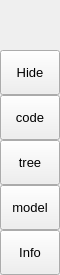
        <widget class="QFrame" name="leftMenuBg">
         <property name="minimumSize">
          <size>
           <width>60</width>
           <height>0</height>
          </size>
         </property>
         <property name="maximumSize">
          <size>
           <width>60</width>
           <height>16777215</height>
          </size>
         </property>
         <property name="frameShape">
          <enum>QFrame::NoFrame</enum>
         </property>
         <property name="frameShadow">
          <enum>QFrame::Raised</enum>
         </property>
         <layout class="QVBoxLayout" name="verticalLayout_3">
          <property name="spacing">
           <number>0</number>
          </property>
          <property name="leftMargin">
           <number>0</number>
          </property>
          <property name="topMargin">
           <number>0</number>
          </property>
          <property name="rightMargin">
           <number>0</number>
          </property>
          <property name="bottomMargin">
           <number>0</number>
          </property>
          <item>
           <widget class="QFrame" name="topLogoInfo">
            <property name="minimumSize">
             <size>
              <width>0</width>
              <height>50</height>
             </size>
            </property>
            <property name="maximumSize">
             <size>
              <width>16777215</width>
              <height>50</height>
             </size>
            </property>
            <property name="frameShape">
             <enum>QFrame::NoFrame</enum>
            </property>
            <property name="frameShadow">
             <enum>QFrame::Raised</enum>
            </property>
            <widget class="QFrame" name="topLogo">
             <property name="geometry">
              <rect>
               <x>10</x>
               <y>5</y>
               <width>42</width>
               <height>42</height>
              </rect>
             </property>
             <property name="minimumSize">
              <size>
               <width>42</width>
               <height>42</height>
              </size>
             </property>
             <property name="maximumSize">
              <size>
               <width>42</width>
               <height>42</height>
              </size>
             </property>
             <property name="frameShape">
              <enum>QFrame::NoFrame</enum>
             </property>
             <property name="frameShadow">
              <enum>QFrame::Raised</enum>
             </property>
            </widget>
            <widget class="QLabel" name="titleLeftApp">
             <property name="geometry">
              <rect>
               <x>70</x>
               <y>8</y>
               <width>160</width>
               <height>20</height>
              </rect>
             </property>
             <property name="font">
              <font>
               <family>Segoe UI Semibold</family>
               <pointsize>12</pointsize>
               <italic>false</italic>
               <bold>false</bold>
              </font>
             </property>
             <property name="text">
              <string>Birds</string>
             </property>
             <property name="alignment">
              <set>Qt::AlignLeading|Qt::AlignLeft|Qt::AlignTop</set>
             </property>
            </widget>
            <widget class="QLabel" name="titleLeftDescription">
             <property name="geometry">
              <rect>
               <x>70</x>
               <y>27</y>
               <width>160</width>
               <height>16</height>
              </rect>
             </property>
             <property name="maximumSize">
              <size>
               <width>16777215</width>
               <height>16</height>
              </size>
             </property>
             <property name="font">
              <font>
               <family>Segoe UI</family>
               <pointsize>8</pointsize>
               <italic>false</italic>
               <bold>false</bold>
              </font>
             </property>
             <property name="text">
              <string>Easy to find bugs</string>
             </property>
             <property name="alignment">
              <set>Qt::AlignLeading|Qt::AlignLeft|Qt::AlignTop</set>
             </property>
            </widget>
           </widget>
          </item>
          <item>
           <widget class="QFrame" name="leftMenuFrame">
            <property name="frameShape">
             <enum>QFrame::NoFrame</enum>
            </property>
            <property name="frameShadow">
             <enum>QFrame::Raised</enum>
            </property>
            <layout class="QVBoxLayout" name="verticalMenuLayout">
             <property name="spacing">
              <number>0</number>
             </property>
             <property name="leftMargin">
              <number>0</number>
             </property>
             <property name="topMargin">
              <number>0</number>
             </property>
             <property name="rightMargin">
              <number>0</number>
             </property>
             <property name="bottomMargin">
              <number>0</number>
             </property>
             <item>
              <widget class="QFrame" name="toggleBox">
               <property name="maximumSize">
                <size>
                 <width>16777215</width>
                 <height>45</height>
                </size>
               </property>
               <property name="frameShape">
                <enum>QFrame::NoFrame</enum>
               </property>
               <property name="frameShadow">
                <enum>QFrame::Raised</enum>
               </property>
               <layout class="QVBoxLayout" name="verticalLayout_4">
                <property name="spacing">
                 <number>0</number>
                </property>
                <property name="leftMargin">
                 <number>0</number>
                </property>
                <property name="topMargin">
                 <number>0</number>
                </property>
                <property name="rightMargin">
                 <number>0</number>
                </property>
                <property name="bottomMargin">
                 <number>0</number>
                </property>
                <item>
                 <widget class="QPushButton" name="toggleButton">
                  <property name="sizePolicy">
                   <sizepolicy hsizetype="Expanding" vsizetype="Fixed">
                    <horstretch>0</horstretch>
                    <verstretch>0</verstretch>
                   </sizepolicy>
                  </property>
                  <property name="minimumSize">
                   <size>
                    <width>0</width>
                    <height>45</height>
                   </size>
                  </property>
                  <property name="font">
                   <font>
                    <family>Segoe UI</family>
                    <pointsize>10</pointsize>
                    <italic>false</italic>
                    <bold>false</bold>
                   </font>
                  </property>
                  <property name="cursor">
                   <cursorShape>PointingHandCursor</cursorShape>
                  </property>
                  <property name="layoutDirection">
                   <enum>Qt::LeftToRight</enum>
                  </property>
                  <property name="styleSheet">
                   <string notr="true">background-image: url(:/icons/images/icons/icon_menu.png);</string>
                  </property>
                  <property name="text">
                   <string>Hide</string>
                  </property>
                 </widget>
                </item>
               </layout>
              </widget>
             </item>
             <item alignment="Qt::AlignTop">
              <widget class="QFrame" name="topMenu">
               <property name="frameShape">
                <enum>QFrame::NoFrame</enum>
               </property>
               <property name="frameShadow">
                <enum>QFrame::Raised</enum>
               </property>
               <layout class="QVBoxLayout" name="verticalLayout_8">
                <property name="spacing">
                 <number>0</number>
                </property>
                <property name="leftMargin">
                 <number>0</number>
                </property>
                <property name="topMargin">
                 <number>0</number>
                </property>
                <property name="rightMargin">
                 <number>0</number>
                </property>
                <property name="bottomMargin">
                 <number>0</number>
                </property>
                <item>
                 <widget class="QPushButton" name="btn_home">
                  <property name="sizePolicy">
                   <sizepolicy hsizetype="Expanding" vsizetype="Fixed">
                    <horstretch>0</horstretch>
                    <verstretch>0</verstretch>
                   </sizepolicy>
                  </property>
                  <property name="minimumSize">
                   <size>
                    <width>0</width>
                    <height>45</height>
                   </size>
                  </property>
                  <property name="font">
                   <font>
                    <family>Segoe UI</family>
                    <pointsize>10</pointsize>
                    <italic>false</italic>
                    <bold>false</bold>
                   </font>
                  </property>
                  <property name="cursor">
                   <cursorShape>PointingHandCursor</cursorShape>
                  </property>
                  <property name="layoutDirection">
                   <enum>Qt::LeftToRight</enum>
                  </property>
                  <property name="styleSheet">
                   <string notr="true">background-image: url(:/icons/images/icons/cil-code.png);</string>
                  </property>
                  <property name="text">
                   <string>code</string>
                  </property>
                 </widget>
                </item>
                <item>
                 <widget class="QPushButton" name="btn_picShow">
                  <property name="sizePolicy">
                   <sizepolicy hsizetype="Expanding" vsizetype="Fixed">
                    <horstretch>0</horstretch>
                    <verstretch>0</verstretch>
                   </sizepolicy>
                  </property>
                  <property name="minimumSize">
                   <size>
                    <width>0</width>
                    <height>45</height>
                   </size>
                  </property>
                  <property name="font">
                   <font>
                    <family>Segoe UI</family>
                    <pointsize>10</pointsize>
                    <italic>false</italic>
                    <bold>false</bold>
                   </font>
                  </property>
                  <property name="cursor">
                   <cursorShape>PointingHandCursor</cursorShape>
                  </property>
                  <property name="layoutDirection">
                   <enum>Qt::LeftToRight</enum>
                  </property>
                  <property name="styleSheet">
                   <string notr="true">background-image: url(:/icons/images/icons/cil-image1.png);</string>
                  </property>
                  <property name="text">
                   <string>tree</string>
                  </property>
                 </widget>
                </item>
                <item>
                 <widget class="QPushButton" name="btn_model">
                  <property name="sizePolicy">
                   <sizepolicy hsizetype="Expanding" vsizetype="Fixed">
                    <horstretch>0</horstretch>
                    <verstretch>0</verstretch>
                   </sizepolicy>
                  </property>
                  <property name="minimumSize">
                   <size>
                    <width>0</width>
                    <height>45</height>
                   </size>
                  </property>
                  <property name="font">
                   <font>
                    <family>Segoe UI</family>
                    <pointsize>10</pointsize>
                    <italic>false</italic>
                    <bold>false</bold>
                   </font>
                  </property>
                  <property name="cursor">
                   <cursorShape>PointingHandCursor</cursorShape>
                  </property>
                  <property name="mouseTracking">
                   <bool>true</bool>
                  </property>
                  <property name="layoutDirection">
                   <enum>Qt::LeftToRight</enum>
                  </property>
                  <property name="styleSheet">
                   <string notr="true">background-image: url(:/icons/images/icons/cil-magnifying-glass.png);</string>
                  </property>
                  <property name="text">
                   <string>model</string>
                  </property>
                 </widget>
                </item>
               </layout>
              </widget>
             </item>
             <item alignment="Qt::AlignBottom">
              <widget class="QFrame" name="bottomMenu">
               <property name="frameShape">
                <enum>QFrame::NoFrame</enum>
               </property>
               <property name="frameShadow">
                <enum>QFrame::Raised</enum>
               </property>
               <layout class="QVBoxLayout" name="verticalLayout_9">
                <property name="spacing">
                 <number>0</number>
                </property>
                <property name="leftMargin">
                 <number>0</number>
                </property>
                <property name="topMargin">
                 <number>0</number>
                </property>
                <property name="rightMargin">
                 <number>0</number>
                </property>
                <property name="bottomMargin">
                 <number>0</number>
                </property>
                <item>
                 <widget class="QPushButton" name="toggleLeftBox">
                  <property name="sizePolicy">
                   <sizepolicy hsizetype="Expanding" vsizetype="Fixed">
                    <horstretch>0</horstretch>
                    <verstretch>0</verstretch>
                   </sizepolicy>
                  </property>
                  <property name="minimumSize">
                   <size>
                    <width>0</width>
                    <height>45</height>
                   </size>
                  </property>
                  <property name="font">
                   <font>
                    <family>Segoe UI</family>
                    <pointsize>10</pointsize>
                    <italic>false</italic>
                    <bold>false</bold>
                   </font>
                  </property>
                  <property name="cursor">
                   <cursorShape>PointingHandCursor</cursorShape>
                  </property>
                  <property name="layoutDirection">
                   <enum>Qt::LeftToRight</enum>
                  </property>
                  <property name="styleSheet">
                   <string notr="true">background-image:url(:/icons/images/icons/cil-options-horizontal.png);</string>
                  </property>
                  <property name="text">
                   <string>Info</string>
                  </property>
                 </widget>
                </item>
               </layout>
              </widget>
             </item>
            </layout>
           </widget>
          </item>
         </layout>
        </widget>
